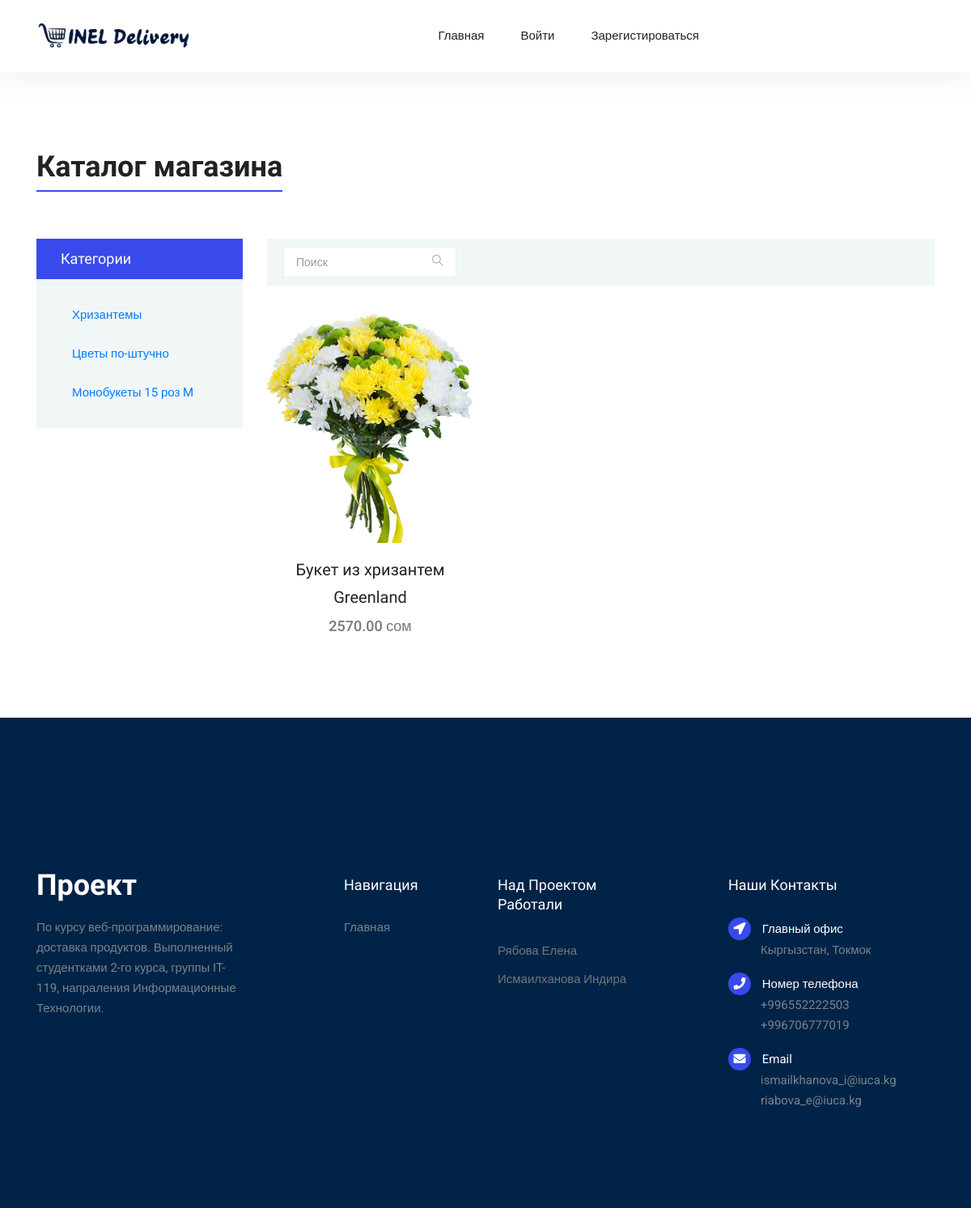
The page /category/hrizantemy/ on the database as committed earlier.
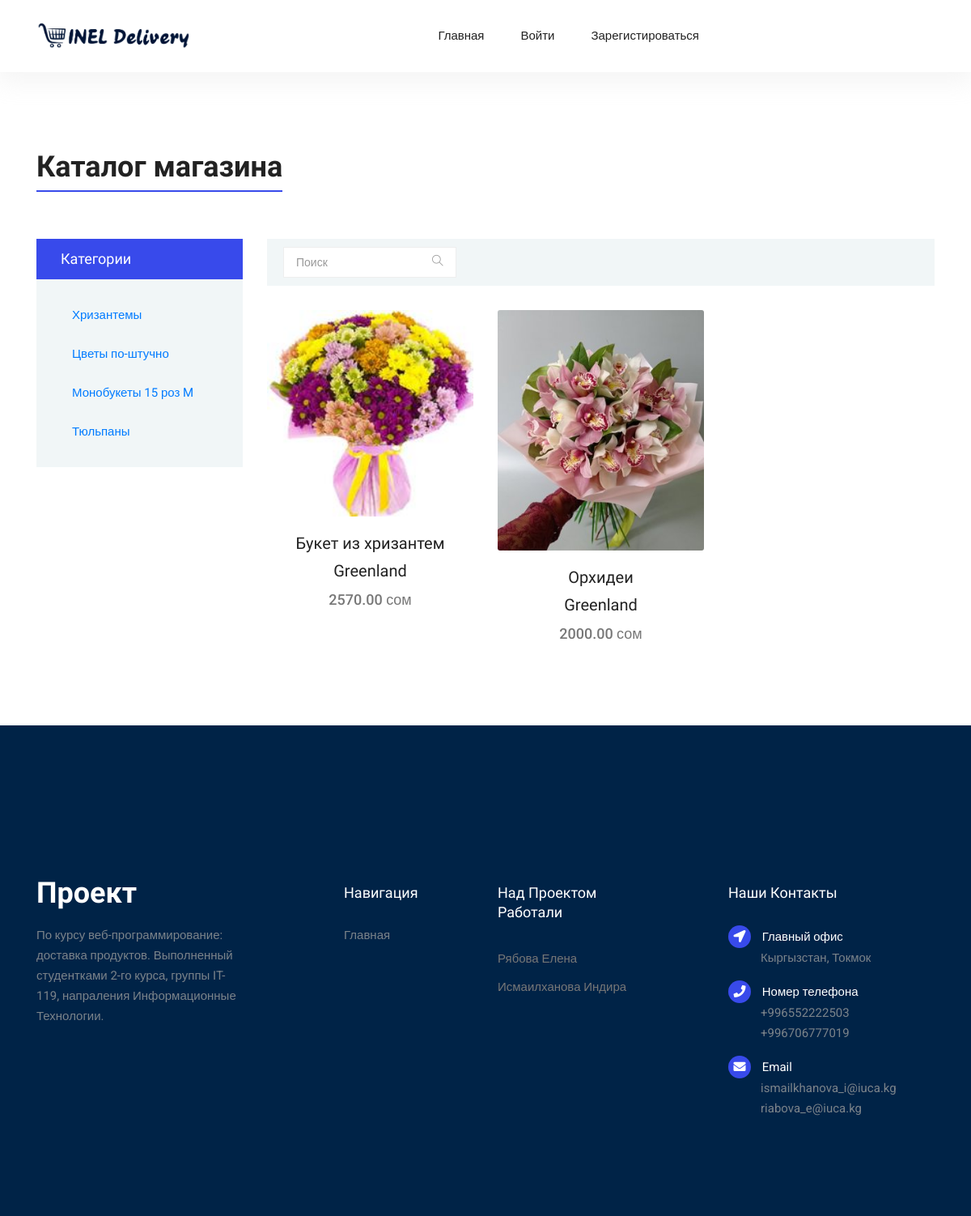
The same page on the database as committed later.
### products/models.py (models this page shows, shortened)
class Category(models.Model):
    name = models.CharField(max_length=255, verbose_name="Название")
    slug = models.SlugField(max_length=255, db_index=True)
    store = models.ForeignKey(Store, on_delete=models.CASCADE, verbose_name="Магазин")
    class Meta:
        verbose_name = "Категория"
        verbose_name_plural = "Категории"

class Product(models.Model):
    name = models.CharField(max_length=255, verbose_name="Название")
    slug = models.SlugField(max_length=255, db_index=True)
    category = models.ForeignKey(Category, on_delete=models.CASCADE, verbose_name="Категория")
    store = models.ForeignKey(Store, on_delete=models.CASCADE, verbose_name="Магазин")
    price = models.DecimalField(decimal_places=2, max_digits=19, verbose_name="Цена")
    desc = models.CharField(max_length=255, verbose_name="Описание")
    available = models.BooleanField(default=True, verbose_name="Доступен")
    created = models.DateTimeField(auto_now_add=True)
    updated = models.DateTimeField(auto_now=True)
    picture = models.ImageField(upload_to="products_pic/", verbose_name="Картинка", blank=True,
                                default="products_pic/no-image.jpg")
    mini_picture = ImageSpecField(source="picture", processors=[ResizeToFill(600, 600)],
                                 format="JPEG", options={"quality": 100})
    def get_add_to_cart_url(self):
        return reverse("products:add-to-cart", kwargs={
            'slug': self.slug
        })
    class Meta:
        verbose_name = "Продукт"
        verbose_name_plural = "Продукты"

class Store(models.Model):
    name = models.CharField(max_length=255, verbose_name="Название")
    slug = models.SlugField(max_length=255, db_index=True)
    desc = models.CharField(max_length=255, verbose_name="Описание")
    avatar = models.ImageField(upload_to="store_avatars/", verbose_name="Аватар", blank=True,
                               default="store_avatars/no-image.jpg")
    mini_avatar = ImageSpecField(source="avatar", processors=[ResizeToFill(414, 189)],
                                 format="JPEG", options={"quality": 100})
    def __str__(self):
        return self.name
    class Meta:
        verbose_name = "Мазазин"
        verbose_name_plural = "Магазины"

### products/views.py (the view)
# urls.py: path("category/<slug>/", StoreProduct.as_view(), name="cat_products"),
class StoreProduct(ListView):
    model = Product
    template_name = 'products/cat_product_list.html'
    context_object_name = 'cat_products'
    def get_queryset(self):
        self.category = get_object_or_404(Category, slug=self.kwargs['slug'])
        return Product.objects.filter(category=self.category)
    def get_context_data(self, **kwargs):
        context = super().get_context_data(**kwargs)
        context["categories"] = Category.objects.filter(store=self.category.store)
        return context

### inel_delivery/utils/context_processors.py (called while the page is built)
def settings_context(_request):
    return {"DEBUG": settings.DEBUG}

### inel_delivery/templates/products/cat_product_list.html (shortened to what this page needs)
{% extends "base.html" %}
{% block content %}
  <section class="section-margin--small mb-5">
    <div class="container">
      <div class="section-intro pb-60px">
        <h2><span class="section-intro__style">Каталог магазина</span></h2>
      </div>
    </div>
    <div class="container">
      <div class="row">
        <div class="col-xl-3 col-lg-4 col-md-5">
          <div class="sidebar-categories">
            <div class="head">Категории</div>
            <ul class="main-categories">
              <li class="common-filter">
                <form action="#">
                  <ul>
                    {% for category in categories %}
                      <li class="filter-list"><a class="nav-link" href="{% url 'products:cat_products' slug=category.slug %}">{{ category.name }}</a></li>
                    {% endfor %}
                  </ul>
                </form>
              </li>
            </ul>
          </div>
        </div>
        <div class="col-xl-9 col-lg-8 col-md-7">
          <div class="filter-bar d-flex flex-wrap align-items-center">
            <div>
              <form action="{% url 'products:search_products' %}" method="get">
                <div class="input-group filter-bar-search">
                  <input name="q" type="text" placeholder="Поиск" aria-label="Search">
                  <div class="input-group-append">
                    <button href="{% url 'products:search_products' %}" type="submit"><i class="ti-search"></i></button>
                  </div>
                </div>
              </form>
            </div>
          </div>
          <section class="lattest-product-area pb-40 category-list">
            <div class="row">
              {% for product in cat_products %}
              <div class="col-md-6 col-lg-4">
                <div class="card text-center card-product">
                  <div class="card-product__img">
                    <img class="card-img" src="{{ product.mini_picture.url }}">
                  </div>
                  <div class="card-body">
                    <h4 class="card-product__title">{{ product.name }}</h4>
                    <h4 class="card-product__title">{{ product.store }}</h4>
                    <p class="card-product__price">{{ product.price }} сом</p>
                  </div>
                </div>
              </div>
              {% endfor %}
            </div>
          </section>
        </div>
      </div>
    </div>
  </section>
{% endblock %}

Rows that differ between the two databases and show on the page:
added Category: name "Тюльпаны"
changed Product "Букет из хризантем": mini_picture: a different picture
now on this page (row edited): Product: mini_picture (picture), name "Орхидеи", store "Greenland", price "2000.00"
